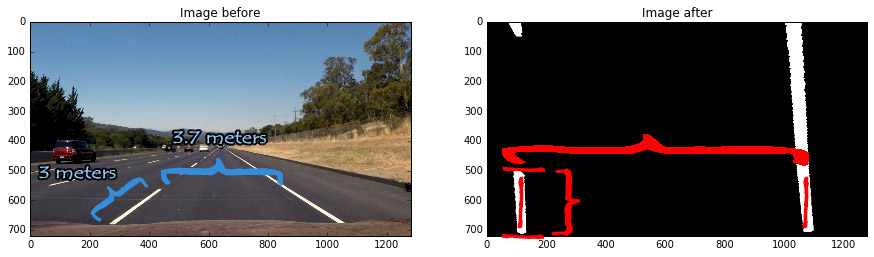
#> input picture images_4_doc/distances.jpg, 874 x 257 px; its folder holds only this picture in this run
$ python -i full_pipeline.py   (imports and definitions only)   (older library calls are emulated)
#> lines starting #> are read from the running program, lines starting #| are printed output that depends on the picture; after the words box and inside, x2 and y2 are one past the last pixel; in counts of white or black regions, pixels touching at a corner belong together
import os
import cv2
import glob
import pickle
import numpy as np
import pylab as plt

from functools import reduce


# [5 lines left out: function undistort, not called in this run]


def extract_lanes_by_color(rgb_image, white_lower_th, white_upper_th, yellow_lower_th, yellow_upper_th):
    hls_image = cv2.cvtColor(rgb_image, cv2.COLOR_RGB2HLS)

    white = cv2.inRange(hls_image, white_lower_th, white_upper_th)
    yellow = cv2.inRange(hls_image, yellow_lower_th, yellow_upper_th)
    combined = yellow | white

    return combined


def extract_lanes_by_gradient(rgb_image, sobel_mag_th, sobel_ang_th):
    hls_image = cv2.cvtColor(rgb_image, cv2.COLOR_RGB2HLS)

    s_channel = hls_image[...,2]

    # Sobel x
    sobel_x = cv2.Sobel(s_channel, cv2.CV_64F, 1, 0) # Take the derivative in x
    abs_sobel_x = np.absolute(sobel_x) # Absolute x derivative to accentuate lines away from horizontal

    # Sobel y
    sobel_y = cv2.Sobel(s_channel, cv2.CV_64F, 0, 1) # Take the derivative in y
    abs_sobel_y = np.absolute(sobel_y) # Absolute x derivative to accentuate lines away from horizontal

    mag = np.sqrt(sobel_x*sobel_x + sobel_y*sobel_y)
    mag_sc = (255*mag/np.max(mag)).astype(np.uint8)
    ang = np.arctan2(abs_sobel_x, abs_sobel_y)

    # Threshold gradient
    sobel_binary = np.zeros_like(sobel_x, np.uint8)
    sobel_binary[(mag_sc >= sobel_mag_th[0]) & (mag_sc <= sobel_mag_th[1]) & \
                 (ang >= sobel_ang_th[0]) & (ang <= sobel_ang_th[1])] = 1

    return sobel_binary


def dilation(image):
    kernel = np.ones((3,3), np.uint8)
    return cv2.dilate(image, kernel, iterations=2)


def combine_color_gradient_postpro(thresholded_color, thresholded_gradient):

    thresholded_combined = thresholded_color | dilation(thresholded_gradient)
    # If it's needed to be more selective when thresholding, the following line is more suitable.
    # However, it needs a higher buffer (size 20) for temporal smoothing to achieve good results.
    # thresholded_combined = thresholded_color & dilation(thresholded_gradient)

    kernel = np.ones((3,3), np.uint8)
    eroded = cv2.erode(thresholded_combined, kernel, iterations=1)
    dilated = cv2.dilate(eroded, kernel, iterations=2)

    return dilated


def threshold(image):

    # Final thresholds for white and yellow lane lines:
    white_lower_th = (0, 195, 25)
    white_upper_th = (30, 255, 255)
    yellow_lower_th = (15, 75, 125)
    yellow_upper_th = (35, 200, 255)

    # Final thresholds for gradients
    sobel_mag_th = (25, 165)
    sobel_ang_th = (0.31, 1.05)

    # Color thresholding
    thresholded_color = extract_lanes_by_color(image, white_lower_th, white_upper_th, \
                                         yellow_lower_th, yellow_upper_th)

    # Gradient thresholding
    thresholded_gradient = extract_lanes_by_gradient(image, sobel_mag_th, sobel_ang_th)

    # Combining both and post process
    combined = combine_color_gradient_postpro(thresholded_color, thresholded_gradient)

    return combined, thresholded_gradient, thresholded_color


# [194 lines left out: functions compute_perspective_mat, perspective, detect_lanes, visualize_detected_lines, not called in this run]


def detected_tight(img):
    # When saving from matplotlib figures, it creates unwanted white spaces. Hence, we crop it here.
    return img[130:435, 91:645]


# [232 lines left out: functions get_curvature_in_meters, get_deviation_from_center, draw_lane_unwarped, draw_stats, load_parameters, pipeline and 2 more, not called in this run]

>>> import cv2
>>> picture = cv2.cvtColor(cv2.imread('images_4_doc/distances.jpg'), cv2.COLOR_BGR2RGB)
>>> result = threshold(picture)
#> in extract_lanes_by_color, `hls_image = cv2.cvtColor(rgb_image, cv2.COLOR_RGB2HLS)`: hls_image: shape (257, 874, 3); mean of channels 0, 1, 2 34.1, 110.6, 40.4
#> in extract_lanes_by_color, `white = cv2.inRange(hls_image, white_lower_th, white_upper_th)`:
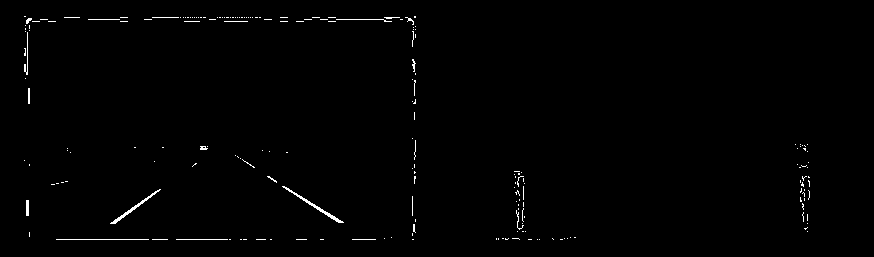
#> white: shape (257, 874); 0.77% white in thin lines or dots, all inside (x1, y1, x2, y2) = (24, 16, 810, 240)
#> in extract_lanes_by_color, `yellow = cv2.inRange(hls_image, yellow_lower_th, yellow_upper_th)`: yellow: shape (257, 874); 0.17% white in thin lines or dots, all inside (x1, y1, x2, y2) = (235, 124, 411, 170)
#> in extract_lanes_by_gradient, `s_channel = hls_image[...,2]`:
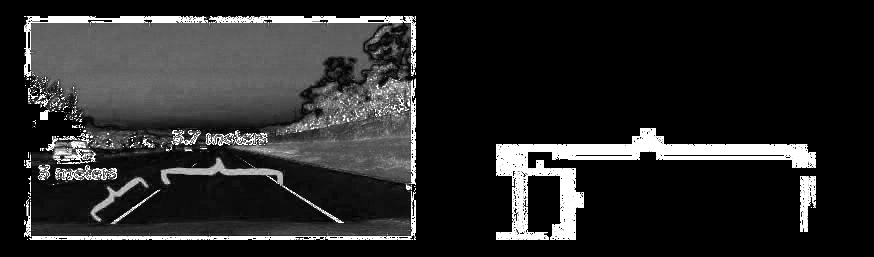
#> s_channel: shape (257, 874); min 0, max 255, mean 40.4
#> in extract_lanes_by_gradient, `sobel_y = cv2.Sobel(s_channel, cv2.CV_64F, 0, 1)`:
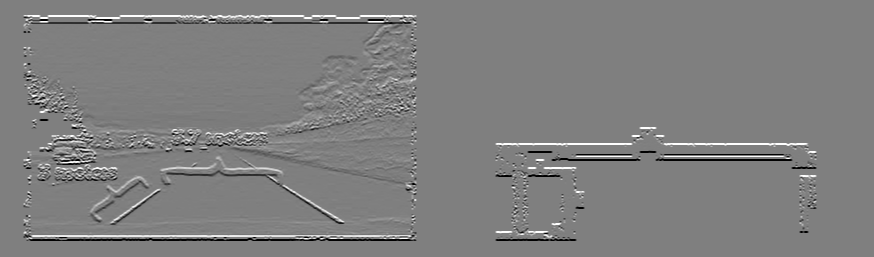
#> sobel_y: shape (257, 874) float64; min -1020, max 1020, mean 0; drawn with min black and max white
#> in extract_lanes_by_gradient, `mag = np.sqrt(sobel_x*sobel_x + sobel_y*sobel_y)`:
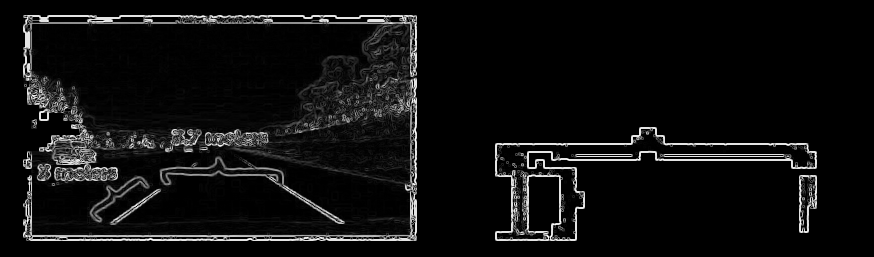
#> mag: shape (257, 874) float64; min 0, max 1140.4, mean 67.8; drawn with min black and max white
#> in extract_lanes_by_gradient, `ang = np.arctan2(abs_sobel_x, abs_sobel_y)`:
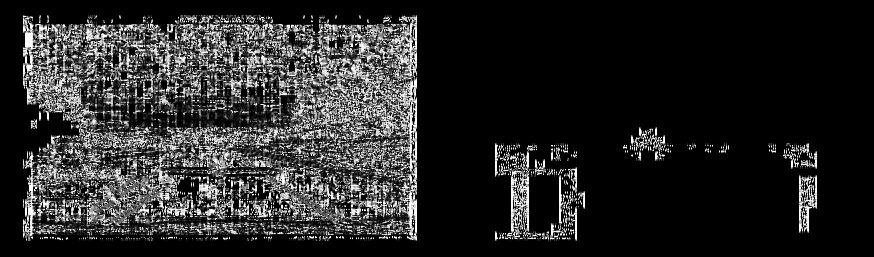
#> ang: shape (257, 874) float64; min 0, max 1.57, mean 0.246; drawn with min black and max white
#> in threshold, `thresholded_gradient = extract_lanes_by_gradient(image, sobel_mag_th, ..`:
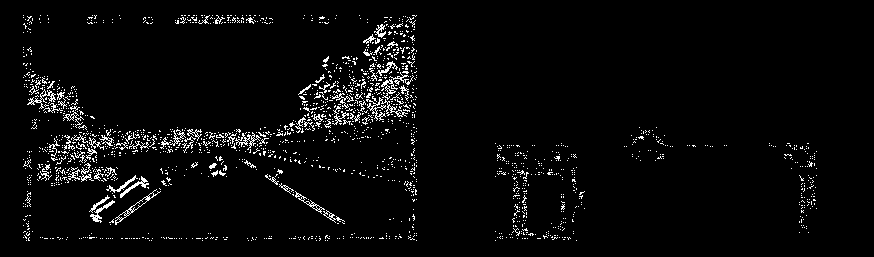
#> thresholded_gradient: shape (257, 874); values 0 (black) and 1 (white), 3.7% white in thin lines or dots, all inside (x1, y1, x2, y2) = (23, 15, 817, 241)
#> in dilation, `return cv2.dilate(image, kernel, iterations=2)`:
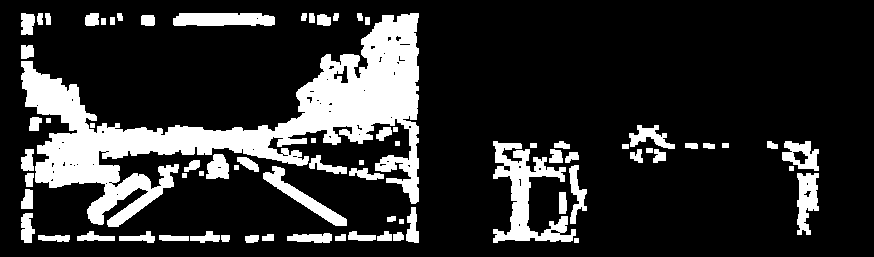
#> returned value: shape (257, 874); values 0 (black) and 1 (white), 18.1% white; 74 white regions, largest, box (x1, y1, x2, y2) and area: (21, 13, 419, 227) 24961, (493, 141, 576, 243) 3253, (173, 13, 275, 26) 1208

$ run again, on images_4_doc/dynamic_windows.jpg
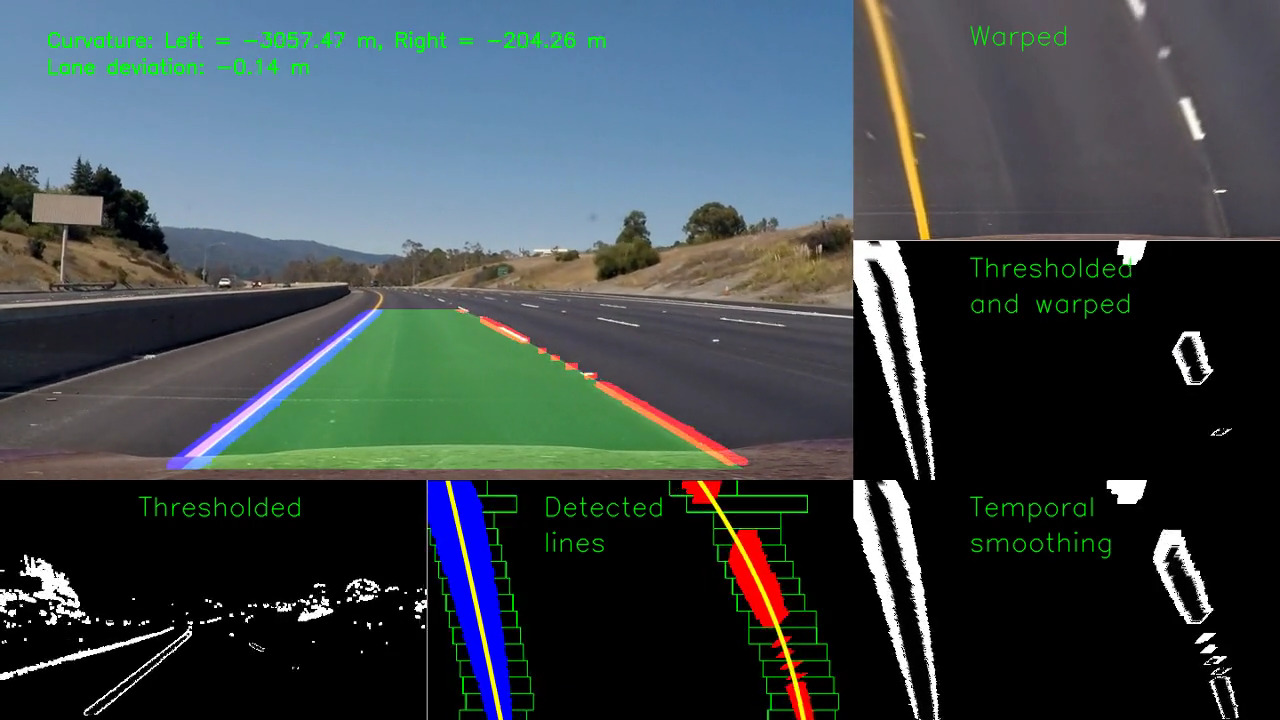
#> input picture images_4_doc/dynamic_windows.jpg, 1280 x 720 px
#> hls_image: shape (720, 1280, 3); mean of channels 0, 1, 2 58.7, 70.3, 49.2
#> in extract_lanes_by_color, `white = cv2.inRange(hls_image, white_lower_th, white_upper_th)`:
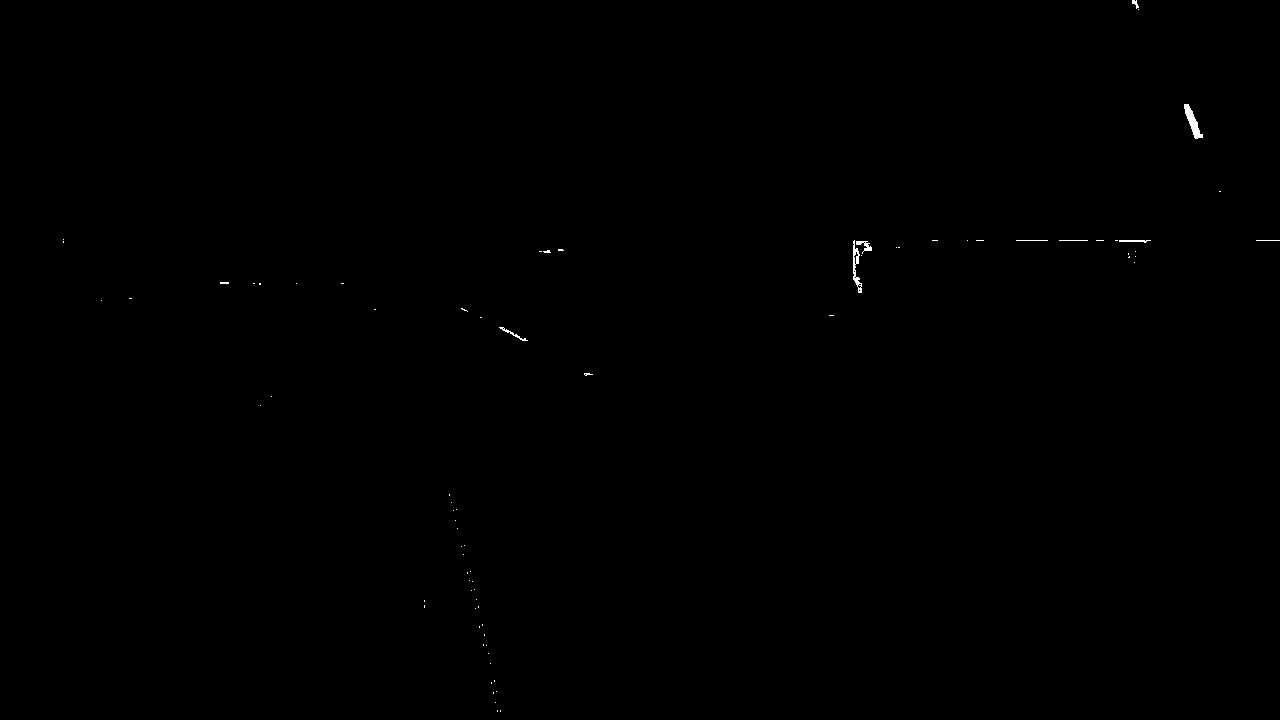
#> white: shape (720, 1280); 0.11% white; 77 white regions (68 under 20 px), largest, box (x1, y1, x2, y2) and area: (1184, 104, 1203, 139) 262, (853, 240, 862, 293) 194, (856, 241, 872, 254) 83
#> yellow: shape (720, 1280); 0.53% white; 65 white regions (60 under 20 px), largest, box (x1, y1, x2, y2) and area: (867, 0, 930, 240) 2481, (697, 481, 806, 720) 1204, (446, 481, 502, 720) 950, (704, 450, 717, 456) 32, (511, 334, 520, 341) 24
#> combined: shape (720, 1280); 0.63% white; 105 white regions (92 under 20 px), largest, box (x1, y1, x2, y2) and area: (867, 0, 930, 240) 2481, (697, 481, 806, 720) 1204, (446, 481, 502, 720) 984
#> thresholded_gradient: shape (720, 1280); values 0 (black) and 1 (white), 2.8% white in thin lines or dots
#> in dilation, `return cv2.dilate(image, kernel, iterations=2)`:
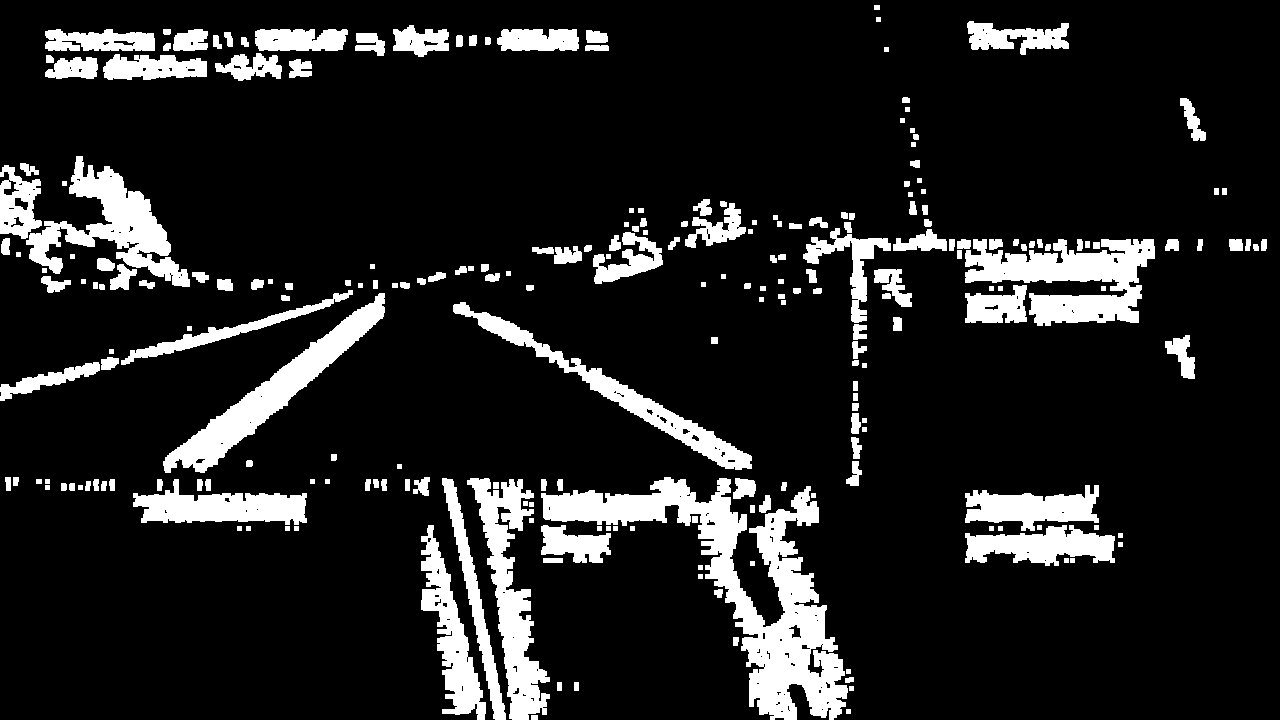
#> returned value: shape (720, 1280); values 0 (black) and 1 (white), 13% white; 239 white regions, largest, box (x1, y1, x2, y2) and area: (541, 477, 848, 720) 20390, (965, 239, 1155, 326) 8914, (163, 293, 385, 473) 7597

$ run again, on images_4_doc/perspective_measurements.jpg
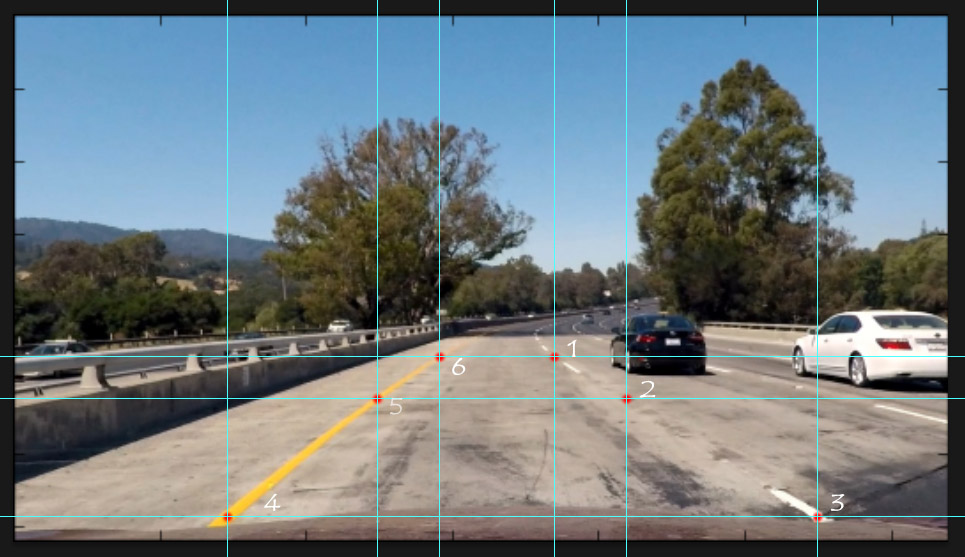
#> input picture images_4_doc/perspective_measurements.jpg, 965 x 557 px
#> hls_image: shape (557, 965, 3); mean of channels 0, 1, 2 56.5, 118.2, 69.8
#> in extract_lanes_by_color, `white = cv2.inRange(hls_image, white_lower_th, white_upper_th)`:
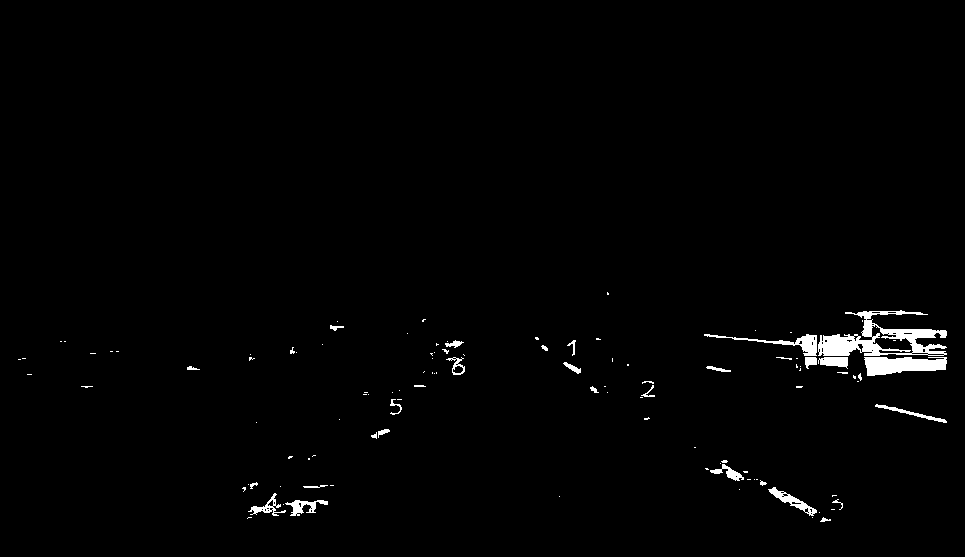
#> white: shape (557, 965); 1.3% white; 112 white regions (80 under 20 px), largest, box (x1, y1, x2, y2) and area: (818, 310, 947, 356) 2436, (864, 357, 947, 376) 1161, (704, 334, 817, 356) 550
#> yellow: shape (557, 965); 0.47% white; 7 white regions (2 under 20 px), largest, box (x1, y1, x2, y2) and area: (228, 399, 376, 516) 1950, (380, 360, 436, 398) 402, (209, 517, 227, 527) 133, (228, 517, 238, 525) 24, (219, 509, 227, 516) 22
#> combined: shape (557, 965); 1.8% white; 108 white regions (73 under 20 px), largest, box (x1, y1, x2, y2) and area: (818, 310, 947, 356) 2436, (228, 399, 376, 516) 2232, (864, 357, 947, 376) 1161
#> thresholded_gradient: shape (557, 965); values 0 (black) and 1 (white), 3.5% white in thin lines or dots
#> in combine_color_gradient_postpro, `dilated = cv2.dilate(eroded, kernel, iterations=2)`:
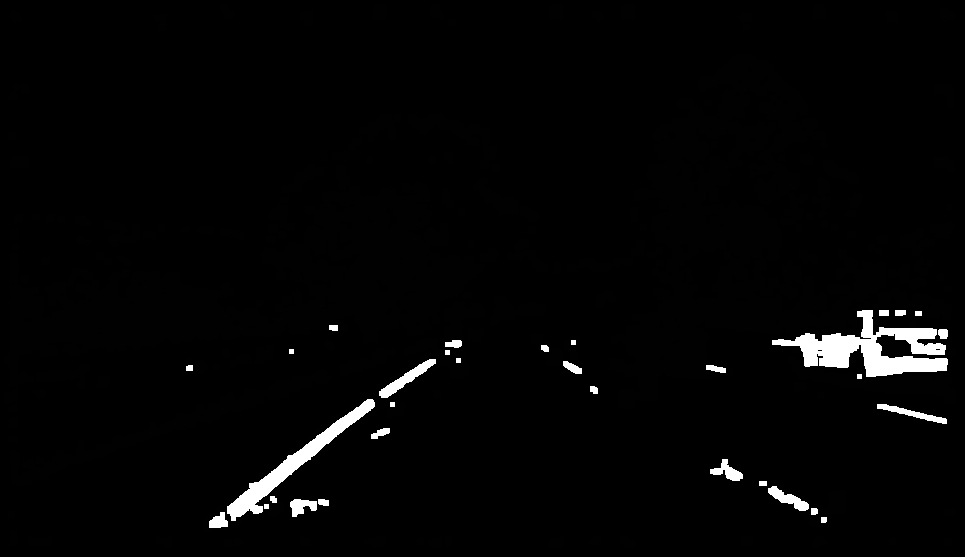
#> dilated: shape (557, 965); min 0, max 255, mean 5.4
